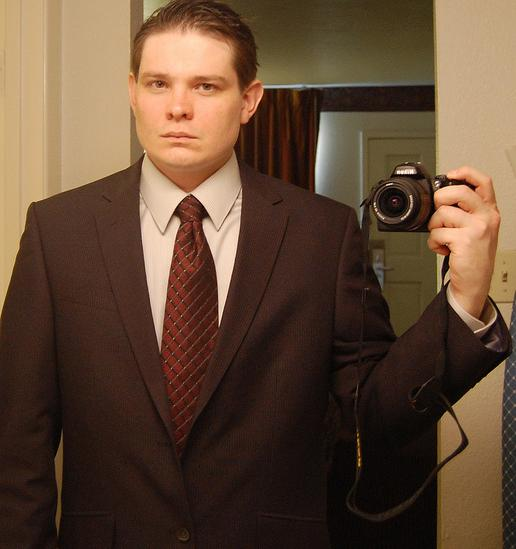
#> input picture Using GrabCut/foreGroundAsset1.jpg, 516 x 549 px
$ python GrabCut.py
#> lines starting #> are read from the running program, lines starting #| are printed output that depends on the picture
from matplotlib import pyplot as plt
import numpy as np
import cv2

img = cv2.imread("foreGroundAsset1.jpg", -1)
#> img is the input picture: shape (549, 516, 3); mean B, G, R 53.3, 72.8, 97.6

mask = np.zeros(img.shape[:2], np.uint8)
bgdModel = np.zeros((1,65), np.float64)
fgdModel = np.zeros((1,65), np.float64)
rect = (50, 50, 450, 290)

# Grabcut
cv2.grabCut(img, mask, rect, bgdModel, fgdModel, 5, cv2.GC_INIT_WITH_RECT)

r_channel, g_channel, b_channel = cv2.split(img)
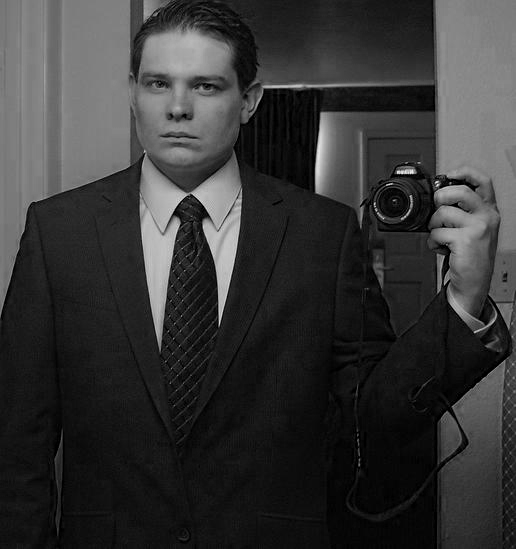
#> r_channel: shape (549, 516); min 0, max 236, mean 53.3
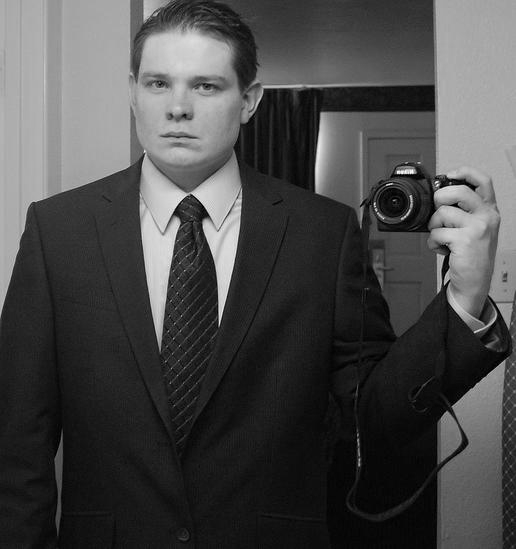
#> g_channel: shape (549, 516); min 0, max 251, mean 72.8
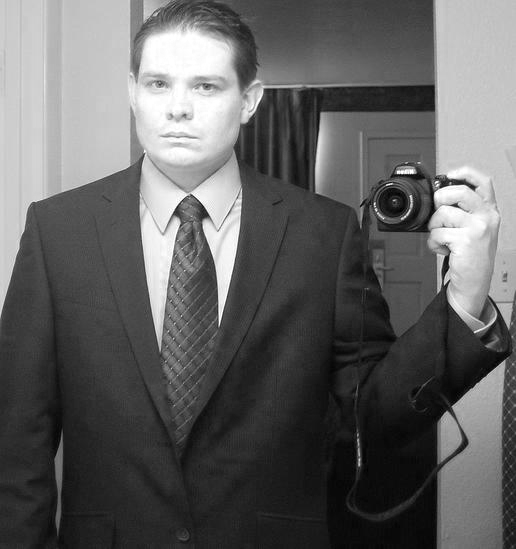
#> b_channel: shape (549, 516); min 0, max 255, mean 97.6
a_channel = np.where((mask==2)|(mask==0), 0, 255).astype('uint8')

img_RGBA = cv2.merge((r_channel, g_channel, b_channel, a_channel))
cv2.imwrite("test.jpg", img_RGBA)
# Now for plot correct colors :
img_BGRA = cv2.merge((b_channel, g_channel, r_channel, a_channel))
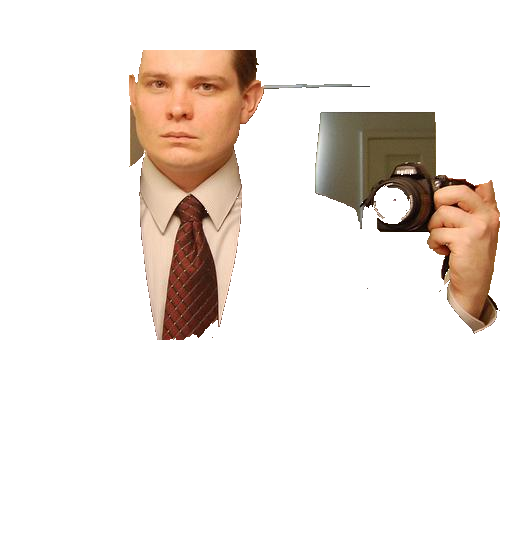
#> img_BGRA: shape (549, 516, 4); mean R, G, B, A 97.6, 72.8, 53.3, 43.7; transparent parts drawn white

plt.imshow(img_BGRA), plt.show()
